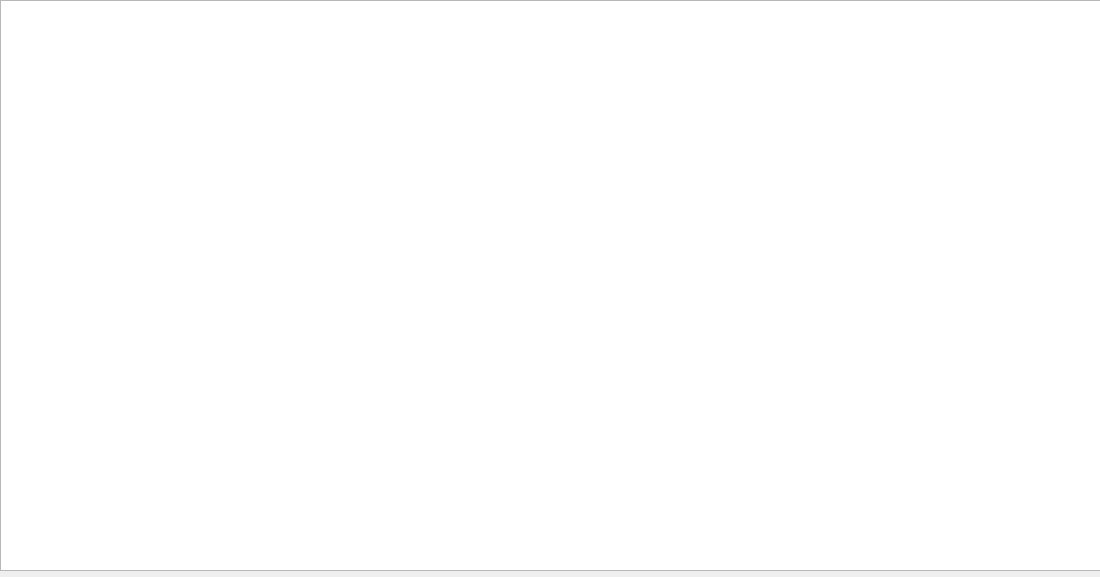
<?xml version="1.0" encoding="UTF-8"?>
<ui version="4.0">
 <class>Map</class>
 <widget class="QMainWindow" name="Map">
  <property name="geometry">
   <rect>
    <x>0</x>
    <y>0</y>
    <width>1100</width>
    <height>577</height>
   </rect>
  </property>
  <property name="windowTitle">
   <string>MainWindow</string>
  </property>
  <property name="styleSheet">
   <string notr="true">background-image: url(:/new/prefix2/image.png);</string>
  </property>
  <widget class="QWidget" name="centralwidget">
   <widget class="QGraphicsView" name="graphicsView">
    <property name="geometry">
     <rect>
      <x>0</x>
      <y>0</y>
      <width>1101</width>
      <height>571</height>
     </rect>
    </property>
    <property name="styleSheet">
     <string notr="true"/>
    </property>
   </widget>
   <widget class="QWidget" name="widget" native="true">
    <property name="geometry">
     <rect>
      <x>600</x>
      <y>300</y>
      <width>120</width>
      <height>80</height>
     </rect>
    </property>
   </widget>
  </widget>
 </widget>
 <resources/>
 <connections/>
</ui>
